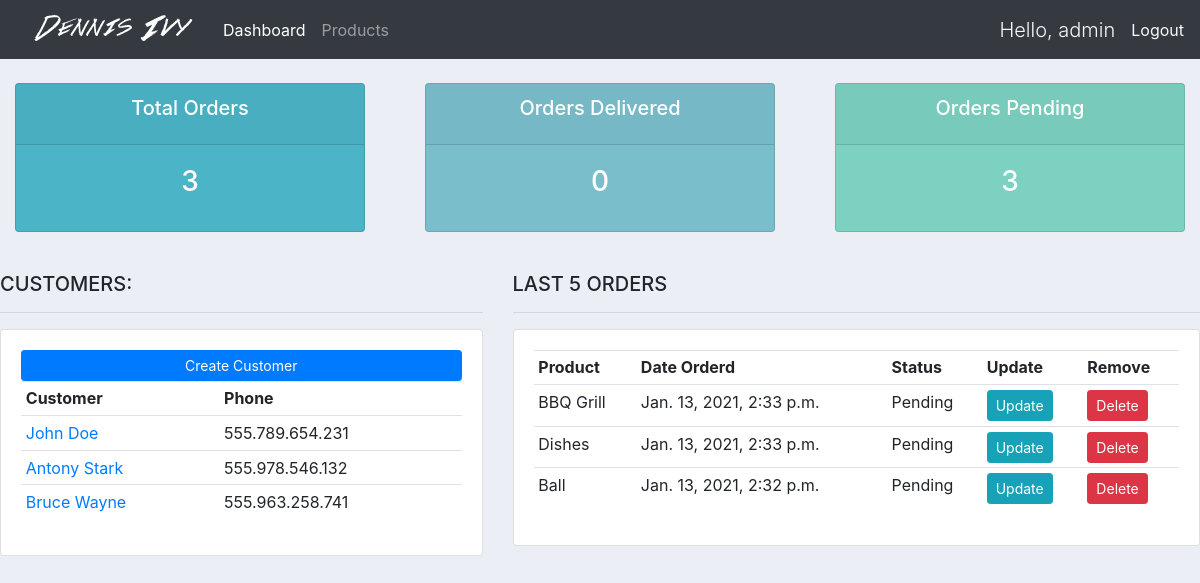
The app's page / (signed in), older data.
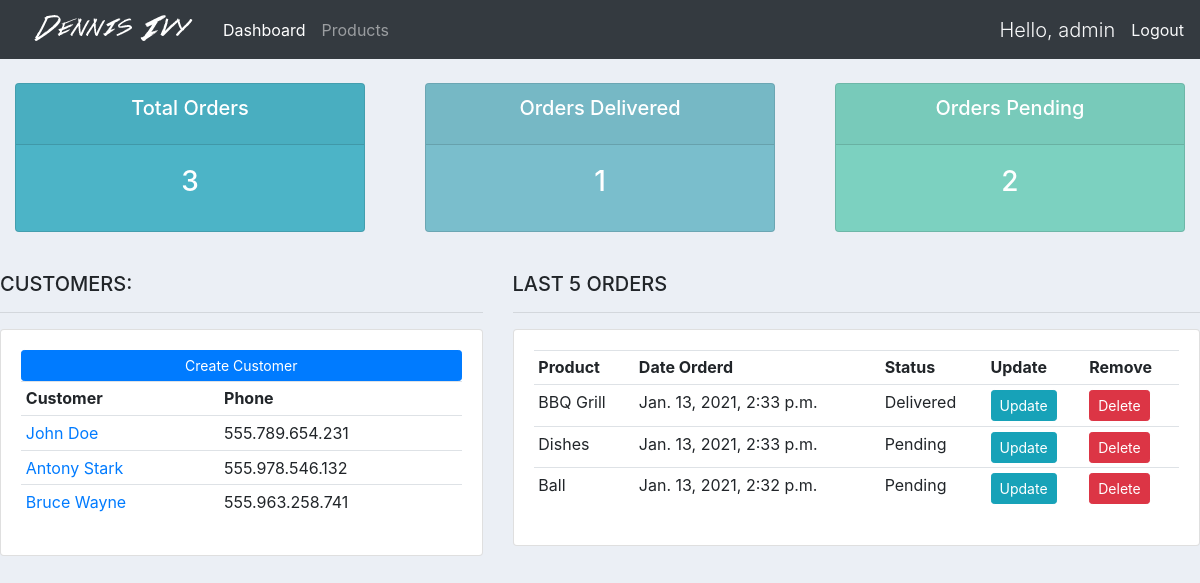
The same page, newer data.
### accounts/models/customer.py (models this page shows)
class Customer(models.Model):
    name = models.CharField(max_length=200, null=True)
    phone = models.CharField(max_length=20, null=True)
    email = models.CharField(max_length=50, null=True)
    date_created = models.DateTimeField(auto_now_add=True)
    def __str__(self):
        return self.name

### accounts/models/order.py (models this page shows, shortened)
class Order(models.Model):
    STATUS = (
        ('Pending', 'Pending'),
        ('Out of delivery', 'Out of delivery'),
        ('Delivered', 'Delivered'),
    )
    status = models.CharField(max_length=25, null=True, choices=STATUS)
    customer = models.ForeignKey(Customer, on_delete=models.SET_NULL, null=True)
    product = models.ForeignKey(Product, on_delete=models.SET_NULL, null=True)
    notes = models.CharField(max_length=200, null=True, blank=True)
    date_created = models.DateTimeField(auto_now_add=True, null=True)

### accounts/models/product.py (models this page shows)
class Product(models.Model):
    CATEGORIES = (
        ('Indoor', 'Indoor'),
        ('Out Door', 'Out Door'),
    )
    name = models.CharField(max_length=200, null=True)
    price = models.FloatField(null=True)
    category = models.CharField(max_length=200, null=True, choices=CATEGORIES)
    description = models.CharField(max_length=200, null=True, blank=True)
    tag = models.ManyToManyField(Tag)
    date_created = models.DateTimeField(auto_now_add=True, null=True)
    def __str__(self):
        return self.name

### accounts/views.py (the view)
# urls.py: path('', views.dashboard, name='dashboard'),
@login_required(login_url='login')
def dashboard(request):
    customers = Customer.objects.all()
    orders = Order.objects.all()
    total_orders = orders.count()
    total_pending_orders = orders.filter(status='Pending').count()
    total_delivered_orders = orders.filter(status='Delivered').count()
    context = {
        'customers': customers,
        'orders': orders.order_by('-date_created')[:5],
        'total_orders': total_orders,
        'total_pending_orders': total_pending_orders,
        'total_delivered_orders': total_delivered_orders,
    }
    return render(request, 'pages/dashboard.html', context)

### accounts/templates/pages/dashboard.html (shortened to what this page needs)
{% extends 'base.html' %}
{% block content %}
{% include 'partials/_status.html' %}
<br>
<div class="row">
    <div class="col-md-5">
        <h5>CUSTOMERS:</h5>
        <hr>
        <div class="card card-body">
            <a
                href=""
                class="btn btn-primary  btn-sm btn-block"
            >Create Customer</a>
            <table class="table table-sm">
                <tr>
                    <th>Customer</th>
                    <th>Phone</th>
                </tr>
                {% for customer in customers %}
                <tr>
                    <td><a href="{% url 'customer' customer.id %}">{{customer}}</a></td>
                    <td>{{customer.phone}}</td>
                </tr>
                {% endfor %}
            </table>
        </div>
    </div>
    <div class="col-md-7">
        <h5>LAST 5 ORDERS</h5>
        <hr>
        <div class="card card-body">
            <table class="table table-sm">
                <tr>
                    <th>Product</th>
                    <th>Date Orderd</th>
                    <th>Status</th>
                    <th>Update</th>
                    <th>Remove</th>
                </tr>
                {% for order in orders %}
                <tr>
                    <td>{{order.product}}</td>
                    <td>{{order.date_created}}</td>
                    <td>{{order.status}}</td>
                    <td>
                        <a
                            href="{% url 'update_order' order.id %}"
                            class="btn btn-sm btn-info"
                        >Update</a>
                    </td>
                    <td>
                        <a
                            href="{% url 'delete_order' order.id %}"
                            class="btn btn-sm btn-danger"
                        >Delete</a>
                    </td>
                </tr>
                {% endfor %}
            </table>
        </div>
    </div>
</div>
{% endblock content %}

### accounts/templates/base.html (shortened to what this page needs)
{% load static %}
<!DOCTYPE html>
<html lang="en">
<head>
    <link rel="stylesheet" href="https://stackpath.bootstrapcdn.com/bootstrap/4.3.1/css/bootstrap.min.css">
    <link rel="stylesheet" href="{% static 'css/main.css' %}">
</head>
<body>
    {% include 'partials/_navbar.html' %}
    {% block content %}{% endblock content %}
</body>
</html>

### accounts/templates/partials/_navbar.html (shortened to what this page needs)
{% load static %}
<nav class="navbar navbar-expand-lg navbar-dark bg-dark">
    <img src="{% static 'images/logo.png' %}" alt="imagem escrito Dennis Ivy com uma fonte diferente">
    <div class="collapse navbar-collapse" id="navbarNav">
      <ul class="navbar-nav">
        <li class="nav-item active">
          <a class="nav-link" href="{% url 'dashboard' %}">Dashboard</a>
        </li>
        <li class="nav-item">
          <a class="nav-link" href="{% url 'products' %}">Products</a>
        </li>
      </ul>
    </div>
    <span class="text-light lead">Hello, {{request.user}}</span>
    <a href="{% url 'logout' %}" class="ml-3 text-light">Logout</a>
</nav>

### accounts/templates/partials/_status.html
<br>
<div class="row">
    <div class="col">
        <div class="col-md">
            <div class="card text-center text-white  mb-3" id="total-orders">
                <div class="card-header">
                    <h5 class="card-title">Total Orders</h5>
                </div>
                <div class="card-body">
                    <h3 class="card-title">{{total_orders}}</h3>
                </div>
            </div>
        </div>
    </div>
    <div class="col">
        <div class="col-md">
            <div class="card text-center text-white  mb-3" id="orders-delivered">
                <div class="card-header">
                    <h5 class="card-title">Orders Delivered</h5>
                </div>
                <div class="card-body">
                    <h3 class="card-title">{{total_delivered_orders}}</h3>
                </div>
            </div>
        </div>
    </div>
    <div class="col">
        <div class="col-md">
            <div class="card text-center text-white  mb-3" id="orders-pending">
                <div class="card-header">
                    <h5 class="card-title">Orders Pending</h5>
                </div>
                <div class="card-body">
                    <h3 class="card-title">{{total_pending_orders}}</h3>
                </div>
            </div>
        </div>
    </div>
</div>

### static/css/main.css (style rules this page uses)
body { background-color: #ebeff5; }
#total-orders { background-color: #4cb4c7; }
#orders-delivered { background-color: #7abecc; }
#orders-pending { background-color: #7CD1C0; }

Row changes from the older to the newer data that the page shows:
changed Order "BBQ Grill": status "Pending" → "Delivered"
Text that changed along with them:
{{ total_delivered_orders }}: "0" → "1"
{{ total_pending_orders }}: "3" → "2"
